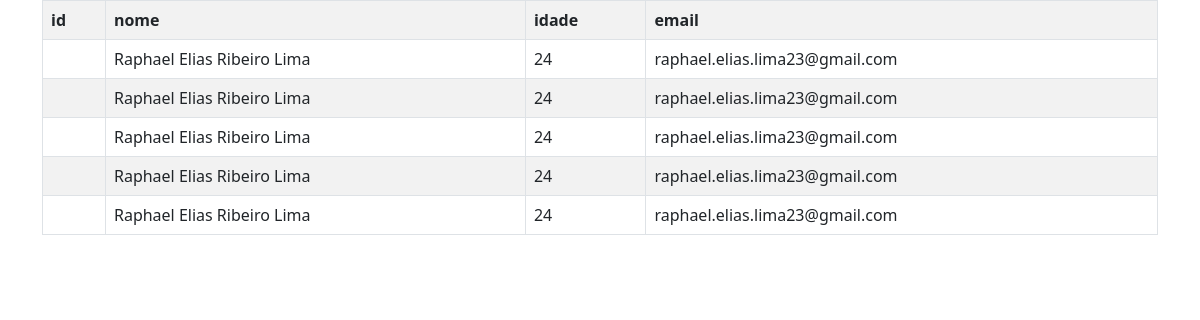
Screenshot of /usuarios/ with the database file from the repository.
### app_cadastro_usuarios/models.py (models this page shows, shortened)
class Usuario(models.Model):
    id_usuario = models.AutoField(primary_key=True)
    nome = models.CharField(max_length=255)
    idade = models.IntegerField()
    email = models.EmailField(_("Email"), max_length=254)

### app_cadastro_usuarios/views.py (the view)
# urls.py: path("usuarios/",views.usuarios,name="listagem_usuarios")
def usuarios(request):
    if request.method == 'POST':
        novo_usuario = Usuario()
        novo_usuario.nome = request.POST.get("nome")
        novo_usuario.idade = request.POST.get("idade")
        novo_usuario.email = request.POST.get("Email")
        novo_usuario.save()
    usuarios_cadastrados = Usuario.objects.all()
    contexto = {
        'usuarios': usuarios_cadastrados
    }
    return render(request, "usuarios/usuarios.html", contexto)

### app_cadastro_usuarios/templates/usuarios/usuarios.html (shortened to what this page needs)
<html lang="pt-br">
  <head>
    <link href="https://cdn.jsdelivr.net/npm/bootstrap@5.0.2/dist/css/bootstrap.min.css" rel="stylesheet">
    <!DOCTYPE html>
    <html lang="pt-br">
    <head>
    </body>
    </head>
<div class="container">
    <table class= "table table-bordered table-striped">
        <tr>
            <th>id</th>
            <th>nome</th>
            <th>idade</th>
            <th>email</th>
        </tr>
        {% for usuario in usuarios %}
        <tr>
            <td>{{ usuario.id }}</td>
            <td>{{ usuario.nome }}</td>
            <td>{{ usuario.idade }}</td>
            <td>{{ usuario.email }}</td>
        </tr>
        {% endfor %}
    </table>
</div>
</body>
</html>
</body>
</html>

### rows the page displays
Usuario: nome "Raphael Elias Ribeiro Lima", idade "24", email "raphael.elias.lima23@gmail.com"
Usuario: nome "Raphael Elias Ribeiro Lima", idade "24", email "raphael.elias.lima23@gmail.com"
Usuario: nome "Raphael Elias Ribeiro Lima", idade "24", email "raphael.elias.lima23@gmail.com"
Usuario: nome "Raphael Elias Ribeiro Lima", idade "24", email "raphael.elias.lima23@gmail.com"
Usuario: nome "Raphael Elias Ribeiro Lima", idade "24", email "raphael.elias.lima23@gmail.com"
